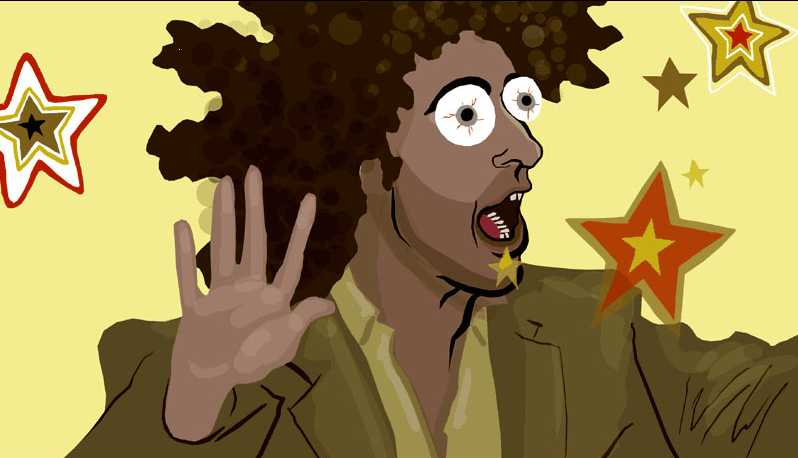
#> input picture trunk/code_mps/test_mps/tomog/input_images/test2.jpg, 798 x 458 px, found by its file name; its folder holds 2 pictures in this run
$ python scan_image.py input_images/3dudes.png input_images/test2.jpg input_images/test2.jpg input_images/test2.jpg input_images/test2.jpg   (Python 2 division)
#> lines starting #> are read from the running program, lines starting #| are printed output that depends on the picture
import Image
import math
import sys
import os


args = sys.argv
if len(args) < 5:
    print 'Usage: python scan_image.py <input_file_prefix> <image_name> <output_location> <tomog step size> [optional <angle_increment_size>]'
    sys.exit(0)

directory_of_this_script =reduce(lambda a,b: a +'/'+ b,args[0].split('/')[:-1]+['.'])

input_img_dir = directory_of_this_script + '/input_images/'
output_img_dir = directory_of_this_script+ '/output_images/'
img_name = args[2]
img_name_no_ext = img_name[:img_name.find('.')]
out_file_name = directory_of_this_script+ '/tomog_input_' + img_name_no_ext


im = Image.open(input_img_dir + img_name)
#> im is the input picture: PIL image 798x458 RGB; mean R, G, B 149.5, 130.5, 77.9
converted = im.convert('L')
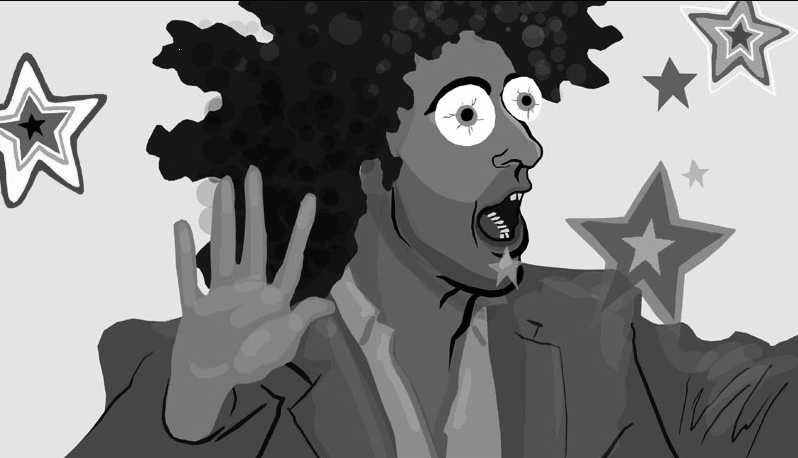
#> converted: PIL image 798x458 L; min 0, max 255, mean 130.3
converted.show()
converted.save(output_img_dir + img_name_no_ext + '_converted.png')

width = converted.size[0]
#> width = 798
height = converted.size[1]
#> height = 458

my_file = open(out_file_name,'w')
data= list(converted.getdata())
#> data = 365484 items
my_file.write(str(width)+' ' + str(height) + '\n')
for item in data:
    my_file.write(str(item)+'\n')

my_file.close()

input_file_name = args[3] + '/' + args[1] + '_' + img_name_no_ext

if len(args) < 6:
    cmd_tomog = directory_of_this_script+'/tomog ' + out_file_name + ' '+ input_file_name +' ' + args[4]
else:
    cmd_tomog = directory_of_this_script+'/tomog ' + out_file_name + ' '+ input_file_name +' ' + args[4] + ' ' + args[5]

os.system(cmd_tomog)
